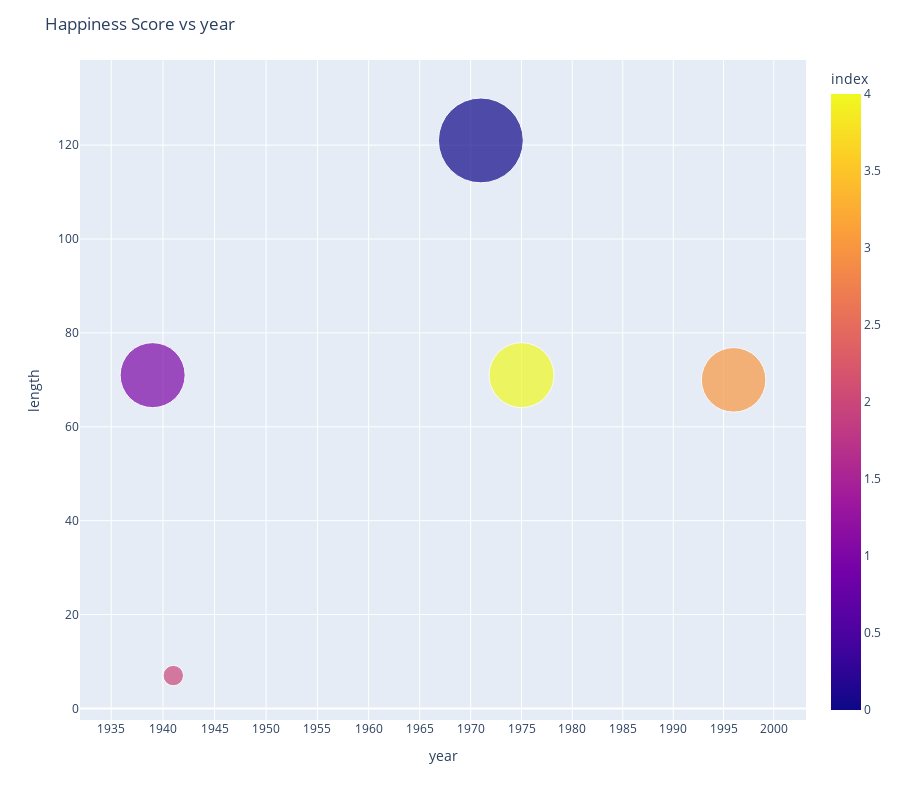

Notebook code cell kept with this figure:
### Code cell
scatter_show(df=df, column="year")

### Figure 1 — Plotly figure (JSON) as saved in the notebook; plotly's stock layout.template omitted (floating-point values rounded to 4 significant figures)
{"data": [{"hovertemplate": "<b>%{hovertext}</b><br><br>year=%{x}<br>length=%{marker.size}<br>index=%{marker.color}<extra></extra>", "hovertext": [0, 1, 2, 3, 4], "legendgroup": "", "marker": {"color": [0, 1, 2, 3, 4], "coloraxis": "coloraxis", "size": [121, 71, 7, 70, 71], "sizemode": "area", "sizeref": 0.03361, "symbol": "circle"}, "mode": "markers", "name": "", "orientation": "v", "showlegend": false, "type": "scatter", "x": [1971, 1939, 1941, 1996, 1975], "xaxis": "x", "y": [121, 71, 7, 70, 71], "yaxis": "y"}], "layout": {"coloraxis": {"colorbar": {"title": {"text": "index"}}, "colorscale": [[0, "#0d0887"], [0.1111, "#46039f"], [0.2222, "#7201a8"], [0.3333, "#9c179e"], [0.4444, "#bd3786"], [0.5556, "#d8576b"], [0.6667, "#ed7953"], [0.7778, "#fb9f3a"], [0.8889, "#fdca26"], [1, "#f0f921"]]}, "height": 800, "legend": {"itemsizing": "constant", "tracegroupgap": 0}, "margin": {"t": 60}, "title": {"text": "Happiness Score vs year"}, "xaxis": {"anchor": "y", "domain": [0, 1], "title": {"text": "year"}, "type": "log"}, "yaxis": {"anchor": "x", "domain": [0, 1], "title": {"text": "length"}}}}
